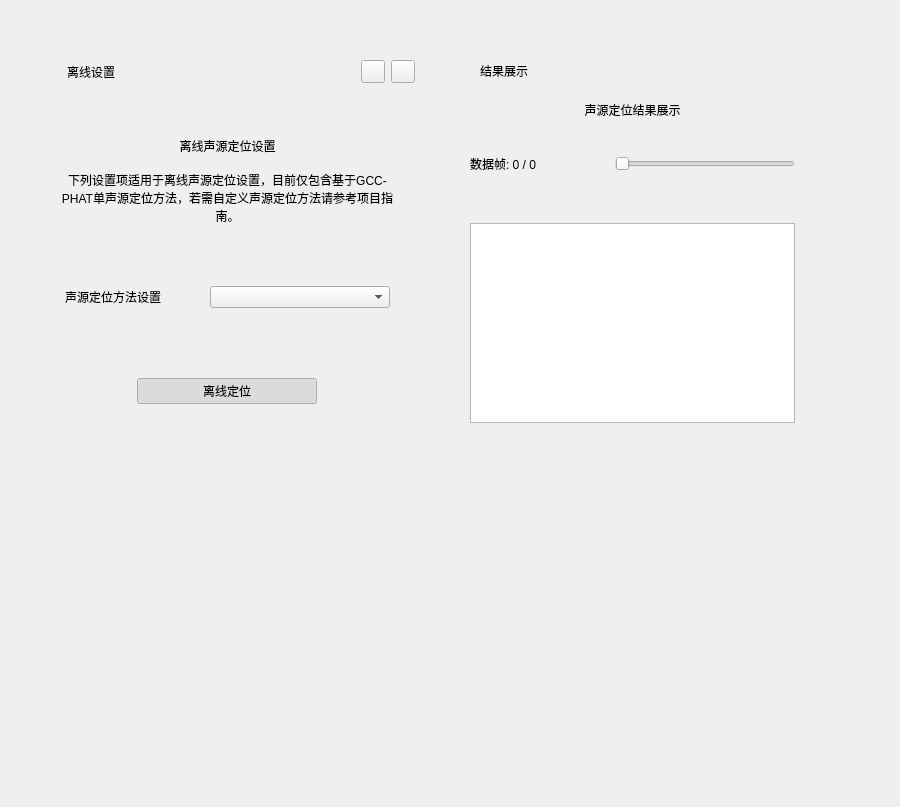
<?xml version="1.0" encoding="UTF-8"?>
<ui version="4.0">
 <class>OfflineInterface</class>
 <widget class="QWidget" name="OfflineInterface">
  <property name="geometry">
   <rect>
    <x>0</x>
    <y>0</y>
    <width>900</width>
    <height>807</height>
   </rect>
  </property>
  <property name="windowTitle">
   <string>Form</string>
  </property>
  <layout class="QHBoxLayout" name="horizontalLayout">
   <item>
    <layout class="QGridLayout" name="gridLayout" columnstretch="1,1,0">
     <property name="sizeConstraint">
      <enum>QLayout::SetDefaultConstraint</enum>
     </property>
     <property name="leftMargin">
      <number>20</number>
     </property>
     <property name="topMargin">
      <number>40</number>
     </property>
     <property name="rightMargin">
      <number>20</number>
     </property>
     <property name="bottomMargin">
      <number>20</number>
     </property>
     <property name="spacing">
      <number>12</number>
     </property>
     <item row="0" column="1">
      <widget class="CardWidget" name="resultCard">
       <property name="sizePolicy">
        <sizepolicy hsizetype="Expanding" vsizetype="Fixed">
         <horstretch>0</horstretch>
         <verstretch>0</verstretch>
        </sizepolicy>
       </property>
       <property name="minimumSize">
        <size>
         <width>380</width>
         <height>410</height>
        </size>
       </property>
       <property name="maximumSize">
        <size>
         <width>600</width>
         <height>410</height>
        </size>
       </property>
       <layout class="QVBoxLayout" name="verticalLayout_4">
        <property name="sizeConstraint">
         <enum>QLayout::SetDefaultConstraint</enum>
        </property>
        <item>
         <layout class="QVBoxLayout" name="resultVerticalLayout_1" stretch="0,0,0,0,0,0,0,0">
          <property name="sizeConstraint">
           <enum>QLayout::SetMinAndMaxSize</enum>
          </property>
          <item>
           <layout class="QHBoxLayout" name="resultHorizontalLayout_1">
            <property name="leftMargin">
             <number>5</number>
            </property>
            <item>
             <widget class="IconWidget" name="resultCardIcon" native="true">
              <property name="minimumSize">
               <size>
                <width>22</width>
                <height>22</height>
               </size>
              </property>
              <property name="maximumSize">
               <size>
                <width>22</width>
                <height>22</height>
               </size>
              </property>
              <property name="icon" stdset="0">
               <iconset resource="../resource.qrc">
                <normaloff>:/images/speaker.png</normaloff>:/images/speaker.png</iconset>
              </property>
             </widget>
            </item>
            <item>
             <spacer name="resultHorizontalSpacer_1">
              <property name="orientation">
               <enum>Qt::Horizontal</enum>
              </property>
              <property name="sizeType">
               <enum>QSizePolicy::Fixed</enum>
              </property>
              <property name="sizeHint" stdset="0">
               <size>
                <width>2</width>
                <height>20</height>
               </size>
              </property>
             </spacer>
            </item>
            <item>
             <widget class="StrongBodyLabel" name="resultPeriodLabel">
              <property name="text">
               <string>结果展示</string>
              </property>
             </widget>
            </item>
            <item>
             <spacer name="resultHorizontalSpacer_2">
              <property name="orientation">
               <enum>Qt::Horizontal</enum>
              </property>
              <property name="sizeHint" stdset="0">
               <size>
                <width>40</width>
                <height>20</height>
               </size>
              </property>
             </spacer>
            </item>
           </layout>
          </item>
          <item>
           <spacer name="resultVerticalSpacer_1">
            <property name="orientation">
             <enum>Qt::Vertical</enum>
            </property>
            <property name="sizeHint" stdset="0">
             <size>
              <width>20</width>
              <height>40</height>
             </size>
            </property>
           </spacer>
          </item>
          <item>
           <widget class="SubtitleLabel" name="resultSettingLabel">
            <property name="text">
             <string>声源定位结果展示</string>
            </property>
            <property name="alignment">
             <set>Qt::AlignCenter</set>
            </property>
           </widget>
          </item>
          <item>
           <spacer name="resultVerticalSpacer_2">
            <property name="orientation">
             <enum>Qt::Vertical</enum>
            </property>
            <property name="sizeHint" stdset="0">
             <size>
              <width>20</width>
              <height>40</height>
             </size>
            </property>
           </spacer>
          </item>
          <item>
           <layout class="QHBoxLayout" name="resultHorizontalLayout_2">
            <property name="leftMargin">
             <number>25</number>
            </property>
            <property name="topMargin">
             <number>15</number>
            </property>
            <property name="rightMargin">
             <number>25</number>
            </property>
            <property name="bottomMargin">
             <number>15</number>
            </property>
            <item>
             <widget class="BodyLabel" name="resultChooseLabel">
              <property name="text">
               <string>数据帧: 0 / 0</string>
              </property>
             </widget>
            </item>
            <item>
             <spacer name="resultHorizontalSpacer_3">
              <property name="orientation">
               <enum>Qt::Horizontal</enum>
              </property>
              <property name="sizeHint" stdset="0">
               <size>
                <width>40</width>
                <height>20</height>
               </size>
              </property>
             </spacer>
            </item>
            <item>
             <widget class="Slider" name="resultHorizontalSlider">
              <property name="enabled">
               <bool>false</bool>
              </property>
              <property name="minimumSize">
               <size>
                <width>180</width>
                <height>0</height>
               </size>
              </property>
              <property name="maximum">
               <number>0</number>
              </property>
              <property name="orientation">
               <enum>Qt::Horizontal</enum>
              </property>
             </widget>
            </item>
           </layout>
          </item>
          <item>
           <spacer name="resultVerticalSpacer_3">
            <property name="orientation">
             <enum>Qt::Vertical</enum>
            </property>
            <property name="sizeHint" stdset="0">
             <size>
              <width>20</width>
              <height>40</height>
             </size>
            </property>
           </spacer>
          </item>
          <item>
           <layout class="QHBoxLayout" name="resultHorizontalLayout_3">
            <property name="leftMargin">
             <number>25</number>
            </property>
            <property name="topMargin">
             <number>15</number>
            </property>
            <property name="rightMargin">
             <number>25</number>
            </property>
            <property name="bottomMargin">
             <number>15</number>
            </property>
            <item>
             <widget class="TableWidget" name="resultTableWidget">
              <property name="enabled">
               <bool>true</bool>
              </property>
              <property name="minimumSize">
               <size>
                <width>0</width>
                <height>200</height>
               </size>
              </property>
              <property name="maximumSize">
               <size>
                <width>16777215</width>
                <height>200</height>
               </size>
              </property>
             </widget>
            </item>
           </layout>
          </item>
          <item>
           <spacer name="resultVerticalSpacer_5">
            <property name="orientation">
             <enum>Qt::Vertical</enum>
            </property>
            <property name="sizeHint" stdset="0">
             <size>
              <width>20</width>
              <height>40</height>
             </size>
            </property>
           </spacer>
          </item>
         </layout>
        </item>
       </layout>
      </widget>
     </item>
     <item row="0" column="0">
      <widget class="CardWidget" name="setCard">
       <property name="sizePolicy">
        <sizepolicy hsizetype="Expanding" vsizetype="Fixed">
         <horstretch>0</horstretch>
         <verstretch>0</verstretch>
        </sizepolicy>
       </property>
       <property name="minimumSize">
        <size>
         <width>380</width>
         <height>410</height>
        </size>
       </property>
       <property name="maximumSize">
        <size>
         <width>600</width>
         <height>410</height>
        </size>
       </property>
       <property name="styleSheet">
        <string notr="true"/>
       </property>
       <layout class="QVBoxLayout" name="verticalLayout_3">
        <property name="sizeConstraint">
         <enum>QLayout::SetDefaultConstraint</enum>
        </property>
        <item>
         <layout class="QVBoxLayout" name="setVerticalLayout_1">
          <property name="sizeConstraint">
           <enum>QLayout::SetDefaultConstraint</enum>
          </property>
          <item>
           <layout class="QHBoxLayout" name="setHorizontalLayout_1">
            <property name="leftMargin">
             <number>5</number>
            </property>
            <item>
             <widget class="IconWidget" name="setCardIcon" native="true">
              <property name="minimumSize">
               <size>
                <width>16</width>
                <height>16</height>
               </size>
              </property>
              <property name="maximumSize">
               <size>
                <width>16</width>
                <height>16</height>
               </size>
              </property>
              <property name="icon" stdset="0">
               <iconset resource="../resource.qrc">
                <normaloff>:/images/dataset.png</normaloff>:/images/dataset.png</iconset>
              </property>
             </widget>
            </item>
            <item>
             <widget class="StrongBodyLabel" name="setPeriodLabel">
              <property name="text">
               <string>离线设置</string>
              </property>
             </widget>
            </item>
            <item>
             <spacer name="setHorizontalSpacer_1">
              <property name="orientation">
               <enum>Qt::Horizontal</enum>
              </property>
              <property name="sizeHint" stdset="0">
               <size>
                <width>40</width>
                <height>20</height>
               </size>
              </property>
             </spacer>
            </item>
            <item>
             <widget class="TransparentToolButton" name="setReloadButton">
              <property name="text">
               <string/>
              </property>
             </widget>
            </item>
            <item>
             <widget class="TransparentToolButton" name="setSaveButton">
              <property name="text">
               <string/>
              </property>
             </widget>
            </item>
           </layout>
          </item>
          <item>
           <spacer name="setVerticalSpacer_1">
            <property name="orientation">
             <enum>Qt::Vertical</enum>
            </property>
            <property name="sizeHint" stdset="0">
             <size>
              <width>20</width>
              <height>40</height>
             </size>
            </property>
           </spacer>
          </item>
          <item>
           <widget class="SubtitleLabel" name="setSettingLabel">
            <property name="text">
             <string>离线声源定位设置</string>
            </property>
            <property name="alignment">
             <set>Qt::AlignCenter</set>
            </property>
           </widget>
          </item>
          <item>
           <layout class="QHBoxLayout" name="setHorizontalLayout_2">
            <property name="leftMargin">
             <number>15</number>
            </property>
            <property name="topMargin">
             <number>10</number>
            </property>
            <property name="rightMargin">
             <number>15</number>
            </property>
            <item>
             <widget class="BodyLabel" name="setHintLabel">
              <property name="text">
               <string>下列设置项适用于离线声源定位设置，目前仅包含基于GCC-PHAT单声源定位方法，若需自定义声源定位方法请参考项目指南。</string>
              </property>
              <property name="alignment">
               <set>Qt::AlignCenter</set>
              </property>
              <property name="wordWrap">
               <bool>true</bool>
              </property>
              <property name="margin">
               <number>0</number>
              </property>
              <property name="lightColor" stdset="0">
               <color>
                <red>96</red>
                <green>96</green>
                <blue>96</blue>
               </color>
              </property>
              <property name="darkColor" stdset="0">
               <color>
                <red>206</red>
                <green>206</green>
                <blue>206</blue>
               </color>
              </property>
             </widget>
            </item>
           </layout>
          </item>
          <item>
           <spacer name="setVerticalSpacer_2">
            <property name="orientation">
             <enum>Qt::Vertical</enum>
            </property>
            <property name="sizeType">
             <enum>QSizePolicy::Fixed</enum>
            </property>
            <property name="sizeHint" stdset="0">
             <size>
              <width>20</width>
              <height>20</height>
             </size>
            </property>
           </spacer>
          </item>
          <item>
           <layout class="QVBoxLayout" name="setVerticalLayout_2">
            <property name="spacing">
             <number>10</number>
            </property>
            <property name="leftMargin">
             <number>8</number>
            </property>
            <property name="topMargin">
             <number>10</number>
            </property>
            <property name="rightMargin">
             <number>8</number>
            </property>
            <property name="bottomMargin">
             <number>10</number>
            </property>
           </layout>
          </item>
          <item>
           <layout class="QHBoxLayout" name="setHorizontalLayout_3">
            <property name="leftMargin">
             <number>25</number>
            </property>
            <property name="topMargin">
             <number>15</number>
            </property>
            <property name="rightMargin">
             <number>25</number>
            </property>
            <property name="bottomMargin">
             <number>15</number>
            </property>
            <item>
             <widget class="BodyLabel" name="setMathodLabel">
              <property name="text">
               <string>声源定位方法设置</string>
              </property>
             </widget>
            </item>
            <item>
             <spacer name="setHorizontalSpacer_2">
              <property name="orientation">
               <enum>Qt::Horizontal</enum>
              </property>
              <property name="sizeHint" stdset="0">
               <size>
                <width>40</width>
                <height>20</height>
               </size>
              </property>
             </spacer>
            </item>
            <item>
             <widget class="ComboBox" name="setComboBox">
              <property name="minimumSize">
               <size>
                <width>180</width>
                <height>0</height>
               </size>
              </property>
              <property name="maximumSize">
               <size>
                <width>180</width>
                <height>16777215</height>
               </size>
              </property>
             </widget>
            </item>
           </layout>
          </item>
          <item>
           <spacer name="setVerticalSpacer_3">
            <property name="orientation">
             <enum>Qt::Vertical</enum>
            </property>
            <property name="sizeHint" stdset="0">
             <size>
              <width>20</width>
              <height>40</height>
             </size>
            </property>
           </spacer>
          </item>
          <item alignment="Qt::AlignHCenter">
           <widget class="PrimaryPushButton" name="setStartButton">
            <property name="minimumSize">
             <size>
              <width>180</width>
              <height>0</height>
             </size>
            </property>
            <property name="maximumSize">
             <size>
              <width>180</width>
              <height>16777215</height>
             </size>
            </property>
            <property name="text">
             <string>离线定位</string>
            </property>
            <property name="checkable">
             <bool>true</bool>
            </property>
            <property name="checked">
             <bool>true</bool>
            </property>
           </widget>
          </item>
          <item>
           <spacer name="setVerticalSpacer_4">
            <property name="orientation">
             <enum>Qt::Vertical</enum>
            </property>
            <property name="sizeHint" stdset="0">
             <size>
              <width>20</width>
              <height>40</height>
             </size>
            </property>
           </spacer>
          </item>
         </layout>
        </item>
       </layout>
      </widget>
     </item>
     <item row="1" column="0">
      <widget class="CardWidget" name="showCard">
       <property name="minimumSize">
        <size>
         <width>370</width>
         <height>0</height>
        </size>
       </property>
       <property name="maximumSize">
        <size>
         <width>600</width>
         <height>395</height>
        </size>
       </property>
       <layout class="QVBoxLayout" name="verticalLayout_8">
        <item>
         <layout class="QVBoxLayout" name="showVerticalLayout">
          <property name="leftMargin">
           <number>0</number>
          </property>
         </layout>
        </item>
       </layout>
      </widget>
     </item>
     <item row="0" column="2">
      <spacer name="horizontalSpacer_1">
       <property name="orientation">
        <enum>Qt::Horizontal</enum>
       </property>
       <property name="sizeHint" stdset="0">
        <size>
         <width>40</width>
         <height>20</height>
        </size>
       </property>
      </spacer>
     </item>
    </layout>
   </item>
  </layout>
 </widget>
 <customwidgets>
  <customwidget>
   <class>IconWidget</class>
   <extends>QWidget</extends>
   <header>qfluentwidgets</header>
  </customwidget>
  <customwidget>
   <class>CardWidget</class>
   <extends>QFrame</extends>
   <header>qfluentwidgets</header>
   <container>1</container>
  </customwidget>
  <customwidget>
   <class>BodyLabel</class>
   <extends>QLabel</extends>
   <header>qfluentwidgets</header>
  </customwidget>
  <customwidget>
   <class>StrongBodyLabel</class>
   <extends>QLabel</extends>
   <header>qfluentwidgets</header>
  </customwidget>
  <customwidget>
   <class>SubtitleLabel</class>
   <extends>QLabel</extends>
   <header>qfluentwidgets</header>
  </customwidget>
  <customwidget>
   <class>TransparentToolButton</class>
   <extends>QToolButton</extends>
   <header>qfluentwidgets</header>
  </customwidget>
  <customwidget>
   <class>ComboBox</class>
   <extends>QComboBox</extends>
   <header>qfluentwidgets</header>
  </customwidget>
  <customwidget>
   <class>Slider</class>
   <extends>QSlider</extends>
   <header>qfluentwidgets</header>
  </customwidget>
  <customwidget>
   <class>TableWidget</class>
   <extends>QTableWidget</extends>
   <header>qfluentwidgets</header>
  </customwidget>
  <customwidget>
   <class>PrimaryPushButton</class>
   <extends>QPushButton</extends>
   <header>qfluentwidgets</header>
  </customwidget>
 </customwidgets>
 <resources>
  <include location="../resource.qrc"/>
 </resources>
 <connections/>
</ui>
